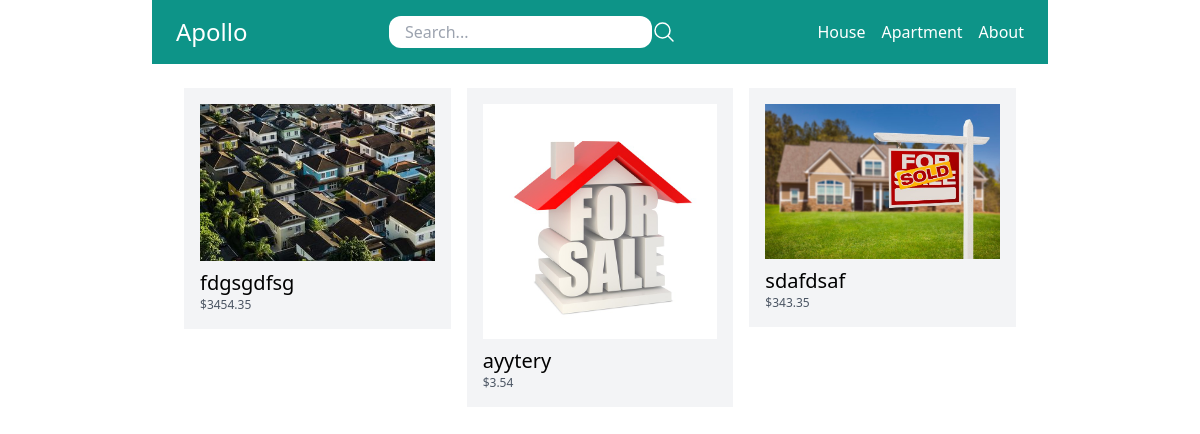
The page / on the database its author committed.
### store/models.py (models this page shows, shortened)
class Category(models.Model):
    title = models.CharField(max_length=50)
    slug = models.SlugField(max_length=50)
    class Meta:
        verbose_name_plural = 'Categories'

class Product(models.Model):
    DRAFT = 'draft'
    WAITING_APPROVAL = 'waitingapproval'
    ACTIVE = 'active'
    DELETED = 'deleted'
    STATUS_CHOICES = (
        (DRAFT, 'Draft'),
        (WAITING_APPROVAL, 'Waiting approval'),
        (ACTIVE, 'Active'),
        (DELETED, 'Deleted'),
    )
    user = models.ForeignKey(User, related_name='products', on_delete=models.CASCADE)
    category = models.ForeignKey(Category, related_name='products', on_delete=models.CASCADE)
    title = models.CharField(max_length=50)
    slug = models.SlugField(max_length=50)
    description = models.TextField(blank=True)
    price = models.IntegerField()
    image = models.ImageField(upload_to='uploads/product_images/', blank=True, null=True)
    created_at = models.DateTimeField(auto_now_add=True)
    updated_at = models.DateTimeField(auto_now=True)
    status = models.CharField(max_length=50, choices=STATUS_CHOICES, default=ACTIVE)
    class Meta:
        ordering = ('-created_at',)
    def get_display_price(self):
        return self.price / 100

### core/views.py (the view)
# urls.py: path('', frontpage, name='frontpage'),
def frontpage(request):
    products = Product.objects.filter(status=Product.ACTIVE)[0:6]
    return render(request, 'core/frontpage.html', {
        'products': products
    })

### store/templatetags/menu.py (called while the page is built)
@register.inclusion_tag('core/menu.html')
def menu():
    categories = Category.objects.all()
    return {'categories': categories}

### core/templates/core/frontpage.html (shortened to what this page needs)
{% extends 'core/base.html' %}
{% block content %}
  {% include 'store/partials/products.html' %}
{% endblock %}

### core/templates/core/menu.html
{% for category in categories %}
    <a href="{% url 'category_detail' category.slug %}" class="text-white">{{ category.title }}</a>
{% endfor %}
<a href="{% url 'about' %}" class="text-white">About</a>

### store/templates/store/partials/products.html
<div class="flex flex-wrap">
    {% for product in products %}
        <div class="product w-1/3 p-2">
            <div class="p-4 bg-gray-100">
                <a href="{% url 'product_detail' product.category.slug product.slug %}">
                    {% if product.image %}
                        <div class="image mb-2">
                            <img src="{{ product.image.url }}" alt="Image of {{ product.title }}">
                        </div>
                    {% endif %}
                    <h2 class="text-xl">{{ product.title }}</h2>
                    <p class="text-xs text-gray-600">${{ product.get_display_price }}</p>
                </a>
            </div>
        </div>
    {% endfor %}
</div>

### rows shown on the page
Category: title "House"
Category: title "Apartment"
Product: image (picture), title "fdgsgdfsg", get_display_price "3454.35"
Product: image (picture), title "ayytery", get_display_price "3.54"
Product: image (picture), title "sdafdsaf", get_display_price "343.35"
